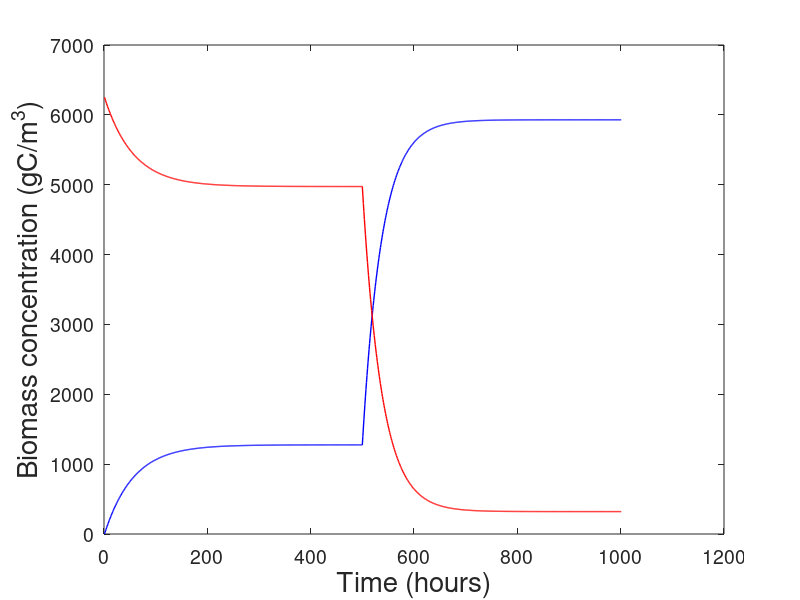

This chart was generated by the following MATLAB code: (Note: this script raises an error after producing the figure.)
%% Transition between active and dormant biomass alone
clear;

%% Parameters input
k_subC=0.03/24;%Empirical factor of decomposition rate per day
f_s=0.2;%Portion for microbe growth
f_e=1-f_s;%Portion for microbe respiration
M_B=0.001/24;%Mortality rate of active biomass
M_BD=M_B/10;%Mortality rate of dormant biomass
Psi_sat=-0.002;%Soil water potential at saturation
b=4.9;%Exponent of the water retention curve
Psi_AD=Psi_sat*0.35^(-b);%Water potential at 50% of the maximum rate k_AD
Psi_DA=Psi_AD;%Water potential at 50% of the maximum rate k_DA
k_U=1/24;%Number of soluble carbon needed for each microbes per day
n=1;%Empirical factor
k_CB=150000;%Carbon usage at 50% of the maximum rate U
k_RsolC=0/24;%Empirical factor of respiration rate of soluble organic carbon

%% Initial condition
time_pause=500;
s(1:time_pause)=0.4;s(time_pause:1000)=0.7;%soil moisture
C_B(1:length(s)+1)=0;%starting active biomass, fast                  gC/m3
C_BD(1:length(s)+1)=6250;%starting dormant biomass, fast             gC/m3

%% Calculations
Psi=zeros(1,length(s));
f_AD=zeros(1,length(s));
f_DA=zeros(1,length(s));
P_AD=zeros(1,length(s));
P_DA=zeros(1,length(s));

for i=1:length(s)
    Psi(i)=Psi_sat*s(i)^(-b);

    f_AD(i)=-Psi(i)/((-Psi(i))+(-Psi_AD));
    f_DA(i)=-Psi_DA/(20*(-Psi(i))+(-Psi_DA));
    P_AD(i)=f_AD(i)*C_B(i)/24;
    P_DA(i)=f_DA(i)*C_BD(i)/24;
    
    C_B(i+1)=C_B(i)+P_DA(i)-P_AD(i);
    C_BD(i+1)=C_BD(i)+P_AD(i)-P_DA(i);
end

%% Outputs
plot(1:length(s)+1,C_B,'b-','LineWidth',1);hold on;
plot(1:length(s)+1,C_BD,'r-','LineWidth',1);
set(gca,'fontsize',14);
xlabel('Time (hours)','FontSize',20);
ylabel('Biomass concentration (gC/m^3)','FontSize',20);
legend({'Concentration of';'active biomass'},{'Concentration of';'dormant biomass'},'Location','Best');